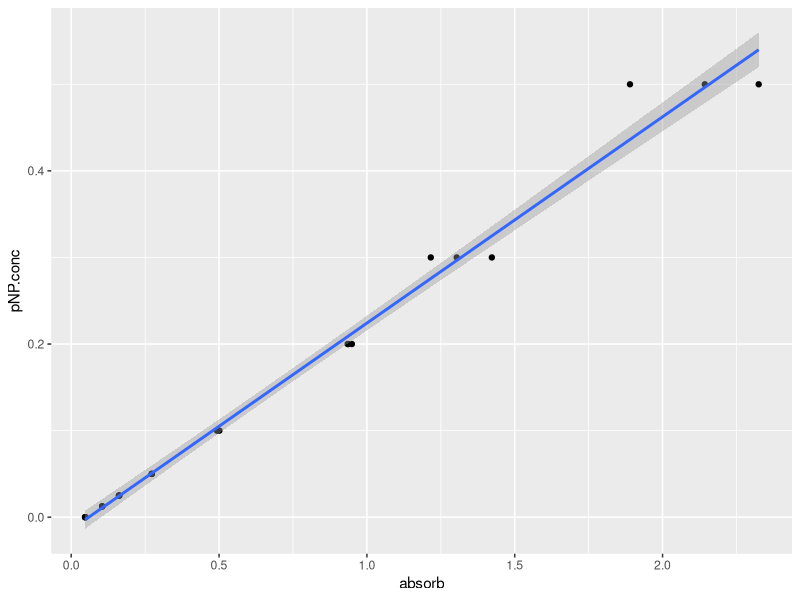
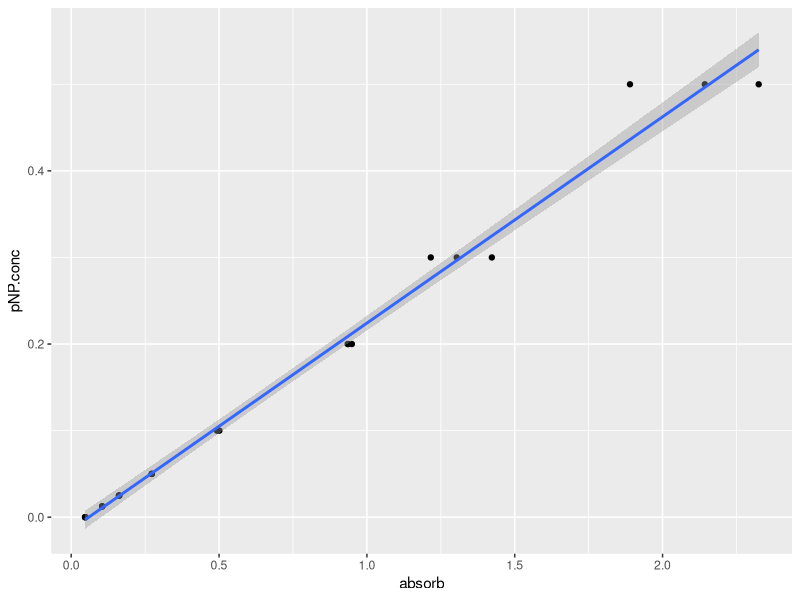

Generate these figures, in order, with R:
## ---- chunk 1
#| echo: true
#| warning: false
#| eval: true

library(tidyverse)
library(readxl)
library(ggpubr)
library(gganimate)
## ---- chunk 2
#| echo: true
#| warning: false
#| eval: true
ap<-read_excel("raw-data/example_alkaline_phosphatase_activity_assay-2024-03-21.xlsx", sheet=1, skip=3)

#check what we have
view(ap)
## ---- chunk 3
#| echo: true
#| warning: false
#| eval: true
ap.pivot <- 
  ap |> 
  select(-mean.abs, -standard.deviation) |>
  pivot_longer(-pNP.conc, names_to = "rep", values_to = "absorb")
view(ap.pivot)
## ---- chunk 4
#| echo: true
#| warning: false
#| eval: true
ap.pivot <- relocate(ap.pivot, absorb)
## ---- chunk 5
#| echo: true
#| warning: false
#| eval: true

#plot, saving thr plot in an object called 'pNP.plot'
pNP.plot <- ap.pivot |>
  ggplot(aes(x=absorb, y=pNP.conc))+
  geom_point()+
  geom_smooth(method="lm")

#show the plot
pNP.plot
## ---- chunk 6
#| echo: true
#| warning: false
#| eval: true

ggsave("pNP.plot.pdf",pNP.plot)  
## ---- chunk 7
#| echo: true
#| warning: false
#| eval: true

linear_model <- lm(pNP.conc ~ absorb , data = ap.pivot)
## ---- chunk 8
#| echo: false
#| warning: false
#| eval: true
mock<-read_excel("raw-data/example_alkaline_phosphatase_activity_assay-2024-03-21.xlsx", sheet=2, skip=1)
## ---- chunk 9
#| echo: true
#| warning: false
#| eval: true
mock <- mock |> 
  rowwise() |> 
  mutate(absorb=mean(c(absorb.rep1,absorb.rep2,absorb.rep3),na.rm=T)) 
